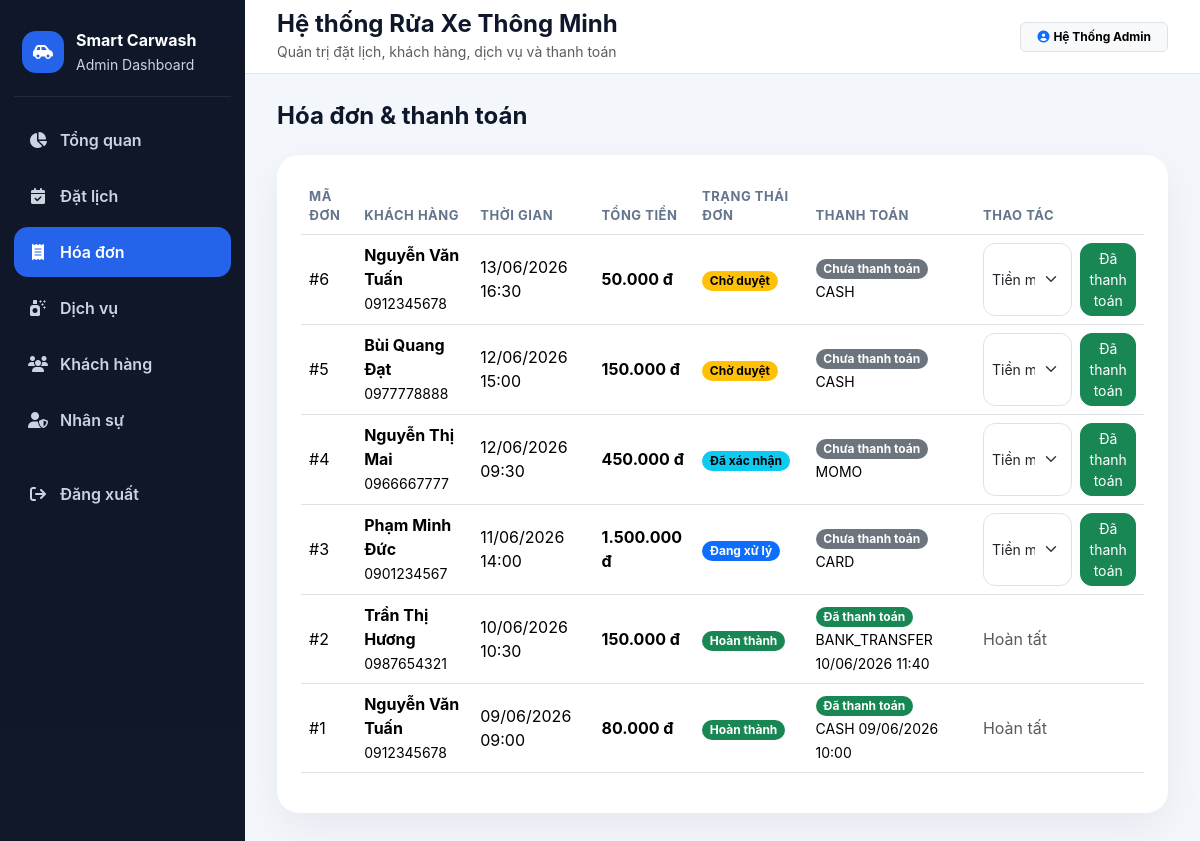
The app's page /admin/orders.php (signed in) with its own data.
### tables this page shows
CREATE TABLE `orders` (
  `id` INT AUTO_INCREMENT PRIMARY KEY,
  `customer_id` INT NOT NULL,
  `staff_id` INT DEFAULT NULL,
  `vehicle_id` INT NOT NULL,
  `pickup_by_staff` TINYINT(1) DEFAULT 0,
  `return_by_staff` TINYINT(1) DEFAULT 0,
  `branch_id` INT NOT NULL,
  `booking_time` DATETIME NOT NULL,
  `total` INT NOT NULL,
  `status` ENUM('PENDING','CONFIRMED','PROCESSING','COMPLETED','CANCELLED') DEFAULT 'PENDING',
  `note` TEXT DEFAULT NULL,
  `created_at` DATETIME DEFAULT CURRENT_TIMESTAMP,
  `updated_at` DATETIME DEFAULT CURRENT_TIMESTAMP ON UPDATE CURRENT_TIMESTAMP,
  CONSTRAINT `fk_orders_customer` FOREIGN KEY (`customer_id`) REFERENCES `users` (`id`) ON DELETE RESTRICT,
  CONSTRAINT `fk_orders_staff` FOREIGN KEY (`staff_id`) REFERENCES `users` (`id`) ON DELETE SET NULL,
  CONSTRAINT `fk_orders_vehicles` FOREIGN KEY (`vehicle_id`) REFERENCES `vehicles` (`id`) ON DELETE RESTRICT,
  CONSTRAINT `fk_orders_branches` FOREIGN KEY (`branch_id`) REFERENCES `branches` (`id`) ON DELETE RESTRICT,
  INDEX `idx_orders_status` (`status`),
  INDEX `idx_orders_booking_time` (`booking_time`)
);

CREATE TABLE `users` (
  `id` INT AUTO_INCREMENT PRIMARY KEY,
  `email` VARCHAR(150) UNIQUE NOT NULL,
  `hashed_password` VARCHAR(255) NOT NULL,
  `name` VARCHAR(100) NOT NULL,
  `branch_id` INT DEFAULT NULL,
  `role` ENUM('customer','admin','staff') NOT NULL,
  `phone` VARCHAR(20) DEFAULT NULL,
  `address` TEXT DEFAULT NULL,
  `point` INT DEFAULT 0,
  `rank_id` INT DEFAULT NULL,
  `is_active` TINYINT(1) NOT NULL DEFAULT 1,
  `created_at` DATETIME DEFAULT CURRENT_TIMESTAMP,
  `updated_at` DATETIME DEFAULT CURRENT_TIMESTAMP ON UPDATE CURRENT_TIMESTAMP,
  CONSTRAINT `fk_users_branches` FOREIGN KEY (`branch_id`) REFERENCES `branches` (`id`) ON DELETE SET NULL,
  CONSTRAINT `fk_users_ranks` FOREIGN KEY (`rank_id`) REFERENCES `ranks` (`id`) ON DELETE SET NULL,
  INDEX `idx_users_role` (`role`),
  INDEX `idx_users_phone` (`phone`)
);

CREATE TABLE `payments` (
  `id` INT AUTO_INCREMENT PRIMARY KEY,
  `order_id` INT NOT NULL,
  `method` ENUM('CASH','BANK_TRANSFER','MOMO','CARD') NOT NULL DEFAULT 'CASH',
  `amount` INT NOT NULL,
  `status` ENUM('UNPAID','PAID','FAILED','REFUNDED') NOT NULL DEFAULT 'UNPAID',
  `paid_at` DATETIME DEFAULT NULL,
  `transaction_code` VARCHAR(100) DEFAULT NULL,
  `created_at` DATETIME DEFAULT CURRENT_TIMESTAMP,
  CONSTRAINT `fk_payments_orders` FOREIGN KEY (`order_id`) REFERENCES `orders` (`id`) ON DELETE CASCADE,
  INDEX `idx_payments_status` (`status`)
);

### admin/orders.php (the view, shortened to what this page needs)
<?php include "admin_header.php";
$rows = fetch_all($conn->query("
SELECT o.id order_id, o.booking_time, o.total, o.status order_status, c.name customer_name, c.phone,
       p.id payment_id, p.method, p.amount, p.status payment_status, p.paid_at
FROM orders o
JOIN users c ON c.id=o.customer_id
LEFT JOIN payments p ON p.order_id=o.id
ORDER BY o.created_at DESC
"));
?>
<h4 class="fw-bold mb-4">Hóa đơn & thanh toán</h4>
<div class="card cardx p-4">
<table class="table align-middle">
<thead><tr><th>Mã đơn</th><th>Khách hàng</th><th>Thời gian</th><th>Tổng tiền</th><th>Trạng thái đơn</th><th>Thanh toán</th><th>Thao tác</th></tr></thead>
<tbody>
<?php foreach($rows as $r): ?>
<tr>
<td>#<?= $r['order_id'] ?></td>
<td><strong><?= e($r['customer_name']) ?></strong><br><small><?= e($r['phone']) ?></small></td>
<td><?= date('d/m/Y H:i', strtotime($r['booking_time'])) ?></td>
<td class="fw-bold"><?= money($r['total']) ?></td>
<td><?= status_badge($r['order_status']) ?></td>
<td><?= status_badge($r['payment_status'] ?? 'UNPAID') ?><br><small><?= e($r['method']) ?> <?= $r['paid_at'] ? date('d/m/Y H:i', strtotime($r['paid_at'])) : '' ?></small></td>
<td>
<?php if (($r['payment_status'] ?? 'UNPAID') !== 'PAID' && $r['payment_id']): ?>
<form method="post" class="d-flex gap-2">
<select name="method" class="form-select form-select-sm"><option value="CASH">Tiền mặt</option><option value="BANK_TRANSFER">Chuyển khoản</option><option value="MOMO">MoMo</option><option value="CARD">Thẻ</option></select>
<button name="mark_paid" class="btn btn-sm btn-success">Đã thanh toán</button>
</form>
<?php else: ?><span class="text-muted">Hoàn tất</span><?php endif; ?>
</td>
</tr>
<?php endforeach; ?>
</tbody></table>
</div>
<?php include "admin_footer.php"; ?>

### db.php (shortened to what this page needs)
<?php
function e($value) {
    return htmlspecialchars((string)($value ?? ''), ENT_QUOTES, 'UTF-8');
}
function money($value) {
    return number_format((int)$value, 0, ',', '.') . " đ";
}
function status_text($status) {
    $map = [
        'PENDING' => 'Chờ duyệt',
        'CONFIRMED' => 'Đã xác nhận',
        'PROCESSING' => 'Đang xử lý',
        'COMPLETED' => 'Hoàn thành',
        'CANCELLED' => 'Đã hủy',
        'PAID' => 'Đã thanh toán',
        'UNPAID' => 'Chưa thanh toán',
        'FAILED' => 'Thất bại',
        'REFUNDED' => 'Hoàn tiền'
    ];
    return $map[$status] ?? $status;
}
function status_badge($status) {
    $class = [
        'PENDING' => 'warning',
        'CONFIRMED' => 'info',
        'PROCESSING' => 'primary',
        'COMPLETED' => 'success',
        'CANCELLED' => 'danger',
        'PAID' => 'success',
        'UNPAID' => 'secondary',
        'FAILED' => 'danger',
        'REFUNDED' => 'dark'
    ][$status] ?? 'secondary';
    return '<span class="badge rounded-pill text-bg-' . $class . '">' . e(status_text($status)) . '</span>';
}
function fetch_all($result) {
    return $result->fetch_all(MYSQLI_ASSOC);
}
?>

### admin/admin_header.php (style rules this page uses)
:root { --side:#0f172a;--side2:#111827;--blue:#2563eb;--bg:#f3f6fb }
body { background:var(--bg);font-family:Inter,Segoe UI,Arial,sans-serif;color:#0f172a }
.cardx { border:0;border-radius:22px;box-shadow:0 14px 40px rgba(15,23,42,.06) }
.table thead th { font-size:13px;text-transform:uppercase;letter-spacing:.04em;color:#64748b }
.btn { border-radius:12px }
.form-control,.form-select { border-radius:12px }

### records on screen
orders: id "6", customer.name "Nguyễn Văn Tuấn", customer.phone "0912345678", booking_time "13/06/2026 16:30", total "50.000 đ", status "Chờ duyệt Chưa thanh toán", payments.method "CASH"
orders: id "5", customer.name "Bùi Quang Đạt", customer.phone "0977778888", booking_time "12/06/2026 15:00", total "150.000 đ", status "Chờ duyệt Chưa thanh toán", payments.method "CASH"
orders: id "4", customer.name "Nguyễn Thị Mai", customer.phone "0966667777", booking_time "12/06/2026 09:30", total "450.000 đ", status "Đã xác nhận Chưa thanh toán", payments.method "MOMO"
orders: id "3", customer.name "Phạm Minh Đức", customer.phone "0901234567", booking_time "11/06/2026 14:00", total "1.500.000 đ", status "Đang xử lý Chưa thanh toán", payments.method "CARD"
orders: id "2", customer.name "Trần Thị Hương", customer.phone "0987654321", booking_time "10/06/2026 10:30", total "150.000 đ", status "Hoàn thành Đã thanh toán", payments.method "BANK_TRANSFER", payments.paid_at "10/06/2026 11:40", shows "Hoàn tất"
orders: id "1", customer.name "Nguyễn Văn Tuấn", customer.phone "0912345678", booking_time "09/06/2026 09:00", total "80.000 đ", status "Hoàn thành Đã thanh toán", payments.method "CASH", payments.paid_at "09/06/2026 10:00", shows "Hoàn tất"

### other values on screen
$item[2] "Tổng quan"
$item[2] "Đặt lịch"
$item[2] "Hóa đơn"
$item[2] "Dịch vụ"
$item[2] "Khách hàng"
$item[2] "Nhân sự"
$adminName "Hệ Thống Admin"
